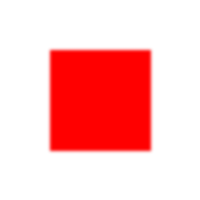
#> input picture output/transparent_result.png, 200 x 200 px
$ python -i background_img_remover.py   (imports and definitions only)
#> lines starting #> are read from the running program, lines starting #| are printed output that depends on the picture; after the words box and inside, x2 and y2 are one past the last pixel; in counts of white or black regions, pixels touching at a corner belong together
#> further down, picture is the input picture: PIL image 200x200 RGBA; mean R, G, B, A 254.9, 0, 0, 65
import os
import requests
import numpy as np
from rembg import remove
from PIL import Image, ImageFilter
from io import BytesIO

# Supported image formats
SUPPORTED_EXTENSIONS = [
    ".jpg", ".jpeg", ".png", ".gif", ".bmp", ".tif", ".tiff",
    ".webp", ".svg", ".heif", ".heic", ".raw", ".cr2", ".nef", ".arw"
]

# [4 lines left out: function is_supported, not called in this run]

def refine_edges(output_image):
    """Clean halos and smooth edges of the cutout."""
    output_image = output_image.convert("RGBA")

    # Extract alpha channel
    alpha = output_image.split()[-1]
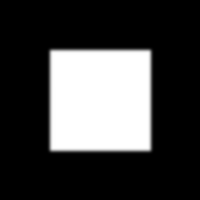
#> alpha: PIL image 200x200 L; min 0, max 255, mean 65

    # Erode/Dilate to tighten mask
    alpha = alpha.filter(ImageFilter.MinFilter(3))  # shrink
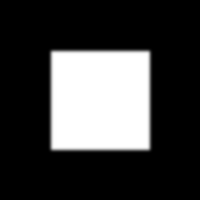
#> alpha: PIL image 200x200 L; min 0, max 255, mean 62.4
    alpha = alpha.filter(ImageFilter.MaxFilter(3))  # expand

    # Smooth edges
    alpha = alpha.filter(ImageFilter.GaussianBlur(radius=1.5))
    output_image.putalpha(alpha)

    # Convert to NumPy for halo removal
    arr = np.array(output_image)

    # Detect near-white pixels (halo areas)
    r, g, b, a = arr.T
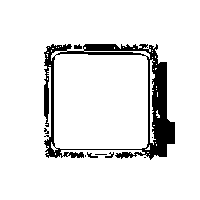
#> r: shape (200, 200); values 254 (black) and 255 (white), 90.6% white; 9 black regions (5 under 20 px), largest, box (x1, y1, x2, y2) and area: (44, 44, 175, 160) 3645, (74, 44, 82, 49) 30, (87, 152, 98, 158) 29, (105, 152, 114, 158) 25
#> g: shape (200, 200); every value is 0
    white_areas = (r > 200) & (g > 200) & (b > 200) & (a > 0)

    # Remove (make transparent)
    arr[..., 3][white_areas] = 0

    return Image.fromarray(arr)

# [83 lines left out: functions remove_background_from_url, remove_background_from_file, not called in this run]

# [8 lines not run here, left out]

>>> from PIL import Image
>>> picture = Image.open('output/transparent_result.png')
>>> result = refine_edges(picture)
